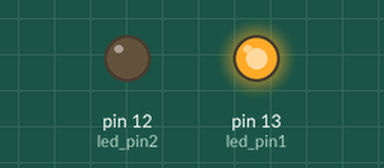
Simulated run of this sketch. Board: Arduino Uno, built with avr-gcc and run on an emulated ATmega328P. Parts: output pins drawn as LEDs (lit = HIGH).

Above: at 0.2 s.
At 1.5 s:
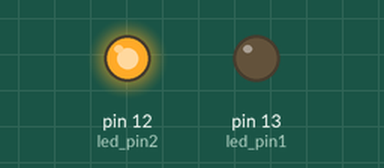
At 5.5 s:
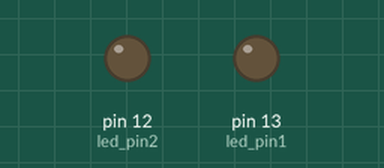
Timing chart, 0 to 6.9 s (numbered marks = the images above):
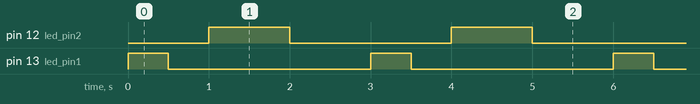

The sketch:

BlinkProject_MarkDeleon.ino
```cpp
int led_pin1 = 13;
int led_pin2 = 12;
int blink_duration1 = 500;
int blink_duration2 = 1000;

void setup() {

pinMode(led_pin1, OUTPUT);
pinMode(led_pin2, OUTPUT);
}
  // put your setup code here, to run once:


void loop() {

digitalWrite (led_pin1,HIGH);
  delay (blink_duration1);
  digitalWrite (led_pin1,LOW);
  delay (blink_duration1);

  digitalWrite (led_pin2,HIGH);
  delay (blink_duration2);
  digitalWrite (led_pin2,LOW);
  delay (blink_duration2);
  }
  // put your main code here, to run repeatedly:
```

Measured:
- by itself, pin 12 (led_pin2): alternates HIGH for 1.0 s and LOW for 2.0 s
- by itself, pin 13 (led_pin1): alternates HIGH for 0.50 s and LOW for 2.5 s
- by itself, everything shown: repeats every 3.0 s, in 4 steps
